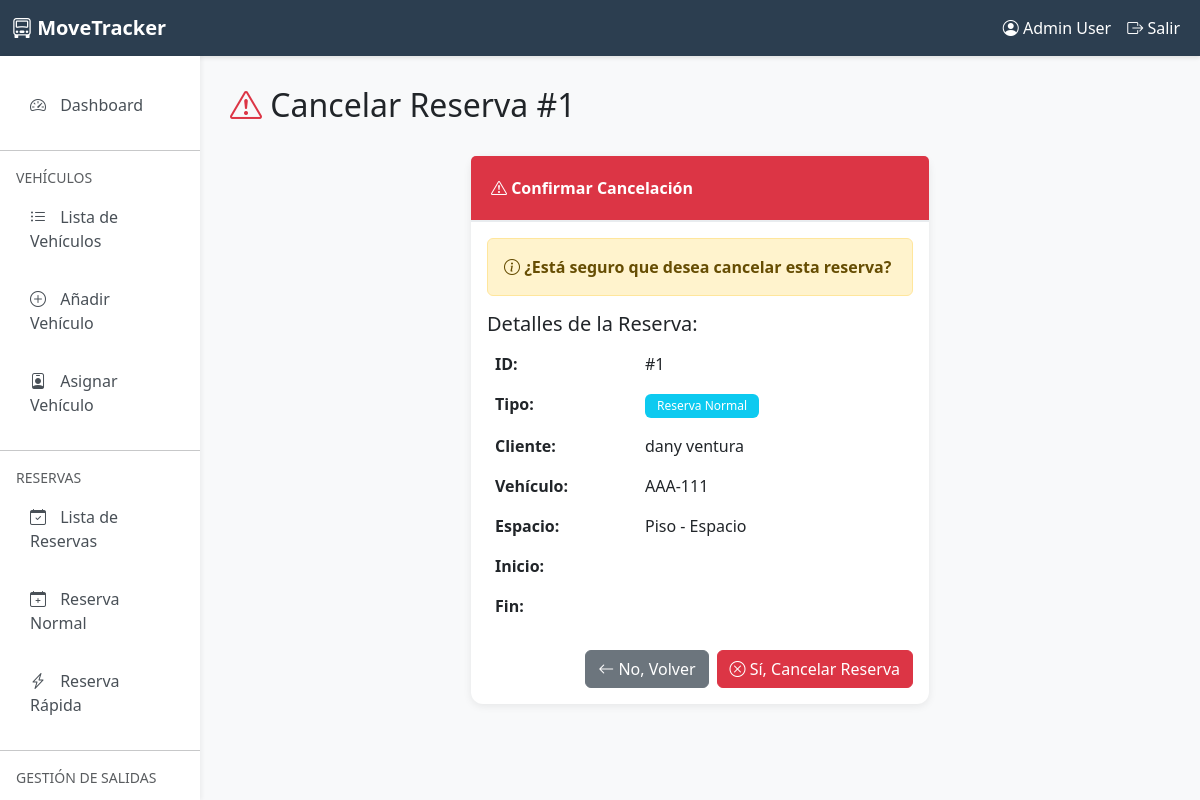
The app's page /parking/reservations/1/cancel/ (signed in) with its own data.
### user/models.py (models this page shows, shortened)
class User(AbstractUser):
    dni = models.CharField(max_length=10, blank=True, null=True, verbose_name='DNI')
    phone = models.CharField(max_length=15, blank=True, null=True, verbose_name='Teléfono')
    class Meta:
        verbose_name = 'Usuario'
        verbose_name_plural = 'Usuarios'
        db_table = 'auth_user'

### parking/models.py (models this page shows, shortened)
class ParkingReservation(models.Model):
    class ReservationStatus(models.TextChoices):
        PENDING = 'PENDING', 'Pendiente'
        CONFIRMED = 'CONFIRMED', 'Confirmado'
        CANCELLED = 'CANCELLED', 'Cancelado'
        COMPLETED = 'COMPLETED', 'Completado'
    user = models.ForeignKey(
        User,
        on_delete=models.CASCADE,
        related_name='parking_reservations',
        verbose_name='Usuario',
        null=True,
        blank=True,
        help_text='Usuario registrado. Dejar en blanco para reserva rápida/manual'
    )
    vehicle = models.ForeignKey(
        Vehicle,
        on_delete=models.CASCADE,
        related_name='reservations',
        verbose_name='Vehículo',
        null=True,
        blank=True,
        help_text='Vehículo registrado. Dejar en blanco para reserva rápida/manual'
    )
    customer_name = models.CharField(
        max_length=100,
        blank=True,
        verbose_name='Nombre del Cliente',
        help_text='Para reservas rápidas sin usuario registrado'
    )
    customer_phone = models.CharField(
        max_length=20,
        blank=True,
        verbose_name='Teléfono del Cliente',
        help_text='Para reservas rápidas sin usuario registrado'
    )
    customer_email = models.EmailField(
        blank=True,
        verbose_name='Email del Cliente',
        help_text='Para reservas rápidas sin usuario registrado'
    )
    vehicle_plate = models.CharField(
        max_length=20,
        blank=True,
        verbose_name='Placa del Vehículo',
        help_text='Para reservas rápidas sin vehículo registrado'
    )
    vehicle_type_temp = models.CharField(
        max_length=20,
        choices=VehicleType.choices,
        blank=True,
        verbose_name='Tipo de Vehículo (Temporal)',
        help_text='Para reservas rápidas sin vehículo registrado'
    )
    parking_space = models.ForeignKey(
        ParkingSpace,
        on_delete=models.CASCADE,
        related_name='reservations',
        null=True,
        blank=True,
        verbose_name='Espacio Asignado'
    )
    status = models.CharField(
        max_length=20,
        choices=ReservationStatus.choices,
        default=ReservationStatus.PENDING,
        verbose_name='Estado'
    )
    reservation_date = models.DateTimeField(
        verbose_name='Fecha de Reserva',
        help_text='Fecha y hora para la cual se reserva'
    )
    duration_minutes = models.PositiveIntegerField(
        verbose_name='Duración (minutos)',
        validators=[MinValueValidator(1)],
        default=60,
        help_text='Duración de la reserva en minutos'
    )
    is_quick_reservation = models.BooleanField(
        default=False,
        verbose_name='Reserva Rápida',
        help_text='Indica si es una reserva rápida/manual sin usuario registrado'
    )
    notes = models.TextField(blank=True, verbose_name='Notas')
    created_by = models.ForeignKey(
        User,
        on_delete=models.SET_NULL,
        null=True,
        blank=True,
        related_name='reservations_created',
        verbose_name='Creado por',
        help_text='Trabajador o admin que creó la reserva'
    )
    created_at = models.DateTimeField(auto_now_add=True, verbose_name='Fecha de Creación')
    updated_at = models.DateTimeField(auto_now=True, verbose_name='Última Actualización')
    class Meta:
        verbose_name = 'Reserva de Estacionamiento'
        verbose_name_plural = 'Reservas de Estacionamiento'
        ordering = ['-reservation_date']
        indexes = [
            models.Index(fields=['status', 'reservation_date']),
            models.Index(fields=['user', 'status']),
            models.Index(fields=['is_quick_reservation', 'status']),
        ]

class Vehicle(models.Model):
    owner = models.ForeignKey(
        User,
        on_delete=models.CASCADE,
        related_name='vehicles',
        verbose_name='Propietario',
        null=True,
        blank=True
    )
    vehicle_type = models.CharField(
        max_length=20,
        choices=VehicleType.choices,
        verbose_name='Tipo de Vehículo'
    )
    brand = models.CharField(
        max_length=50,
        null=True,
        blank=True,
        verbose_name='Marca',
        help_text='Marca del vehículo (opcional)'
    )
    model = models.CharField(
        max_length=50,
        null=True,
        blank=True,
        verbose_name='Modelo',
        help_text='Modelo del vehículo (opcional)'
    )
    year = models.PositiveIntegerField(
        null=True,
        blank=True,
        verbose_name='Año',
        validators=[MinValueValidator(1900), MaxValueValidator(2100)],
        help_text='Año de fabricación (opcional)'
    )
    color = models.CharField(max_length=30, verbose_name='Color')
    license_plate = models.CharField(
        max_length=20,
        unique=True,
        verbose_name='Placa',
        help_text='Número de placa del vehículo'
    )
    is_active = models.BooleanField(default=True, verbose_name='Activo')
    created_at = models.DateTimeField(auto_now_add=True, verbose_name='Fecha de Registro')
    updated_at = models.DateTimeField(auto_now=True, verbose_name='Última Actualización')
    registered_by = models.ForeignKey(
        User,
        on_delete=models.SET_NULL,
        null=True,
        related_name='registered_vehicles',
        verbose_name='Registrado por'
    )
    class Meta:
        verbose_name = 'Vehículo'
        verbose_name_plural = 'Vehículos'
        ordering = ['-created_at']
        indexes = [
            models.Index(fields=['license_plate']),
            models.Index(fields=['owner', 'is_active']),
        ]

### parking/views.py (the view)
# urls.py: path('reservations/<int:pk>/cancel/', views.cancel_reservation, name='cancel_reservation'),
@login_required
@user_passes_test(is_admin_or_worker, login_url='user:login')
def cancel_reservation(request, pk):
    reservation = get_object_or_404(ParkingReservation, pk=pk)
    if request.method == 'POST':
        reservation.status = ParkingReservation.ReservationStatus.CANCELLED
        reservation.save()
        messages.success(request, f'Reserva #{reservation.id} cancelada exitosamente.')
        return redirect('parking:reservation_list')
    context = {
        'reservation': reservation,
        'title': f'Cancelar Reserva #{reservation.id}'
    }
    return render(request, 'parking/reservation_cancel.html', context)

### parking/views.py (called while the page is built)
def is_admin_or_worker(user):
    if not user.is_authenticated:
        return False
    if user.is_superuser:
        return True
    if hasattr(user, 'role'):
        return user.role in ['ADMIN', 'WORKER']
    return user.is_staff

### parking/templates/parking/reservation_cancel.html (shortened to what this page needs)
{% extends 'parking/base.html' %}
{% block content %}
<div class="row mb-4">
    <div class="col-12">
        <h2><i class="bi bi-exclamation-triangle text-danger"></i> {{ title }}</h2>
    </div>
</div>
<div class="row">
    <div class="col-md-6 mx-auto">
        <div class="card border-danger">
            <div class="card-header bg-danger text-white">
                <i class="bi bi-exclamation-triangle"></i> Confirmar Cancelación
            </div>
            <div class="card-body">
                <div class="alert alert-warning">
                    <i class="bi bi-info-circle"></i>
                    <strong>¿Está seguro que desea cancelar esta reserva?</strong>
                </div>
                <h5>Detalles de la Reserva:</h5>
                <table class="table table-borderless">
                    <tr>
                        <td width="150"><strong>ID:</strong></td>
                        <td>#{{ reservation.id }}</td>
                    </tr>
                    <tr>
                        <td><strong>Tipo:</strong></td>
                        <td>
                            {% if reservation.is_quick_reservation %}
                                <span class="badge bg-warning text-dark">Reserva Rápida</span>
                            {% else %}
                                <span class="badge bg-info">Reserva Normal</span>
                            {% endif %}
                        </td>
                    </tr>
                    <tr>
                        <td><strong>Cliente:</strong></td>
                        <td>
                            {% if reservation.is_quick_reservation %}
                                {{ reservation.customer_name }}
                            {% else %}
                                {{ reservation.vehicle.owner.get_full_name|default:reservation.vehicle.owner.username }}
                            {% endif %}
                        </td>
                    </tr>
                    <tr>
                        <td><strong>Vehículo:</strong></td>
                        <td>
                            {% if reservation.is_quick_reservation %}
                                {{ reservation.vehicle_plate }}
                            {% else %}
                                {{ reservation.vehicle.license_plate }}
                            {% endif %}
                        </td>
                    </tr>
                    <tr>
                        <td><strong>Espacio:</strong></td>
                        <td>Piso {{ reservation.reserved_space.floor.floor_number }} - Espacio {{ reservation.reserved_space.space_number }}</td>
                    </tr>
                    <tr>
                        <td><strong>Inicio:</strong></td>
                        <td>{{ reservation.start_datetime|date:"d/m/Y H:i" }}</td>
                    </tr>
                    <tr>
                        <td><strong>Fin:</strong></td>
                        <td>{{ reservation.end_datetime|date:"d/m/Y H:i" }}</td>
                    </tr>
                </table>
                <form method="post">
                    <div class="d-grid gap-2 d-md-flex justify-content-md-end mt-4">
                        <a href="{% url 'parking:reservation_detail' reservation.id %}" class="btn btn-secondary">
                            <i class="bi bi-arrow-left"></i> No, Volver
                        </a>
                        <button type="submit" class="btn btn-danger">
                            <i class="bi bi-x-circle"></i> Sí, Cancelar Reserva
                        </button>
                    </div>
                </form>
            </div>
        </div>
    </div>
</div>
{% endblock %}

### parking/templates/parking/base.html (shortened to what this page needs)
{% load static %}
<!DOCTYPE html>
<html lang="es">
<head>
    <link href="https://cdn.jsdelivr.net/npm/bootstrap@5.3.0/dist/css/bootstrap.min.css" rel="stylesheet">
    <link rel="stylesheet" href="https://cdn.jsdelivr.net/npm/bootstrap-icons@1.10.0/font/bootstrap-icons.css">
</head>
<body>
    <nav class="navbar navbar-expand-lg navbar-dark">
        <div class="container-fluid">
            <a class="navbar-brand" href="{% url 'parking:dashboard' %}">
                <i class="bi bi-truck-front"></i> MoveTracker
            </a>
            <div class="collapse navbar-collapse" id="navbarNav">
                <ul class="navbar-nav ms-auto">
                    <li class="nav-item">
                        <a class="nav-link text-white" href="#">
                            <i class="bi bi-person-circle"></i> {{ user.get_full_name|default:user.username }}
                        </a>
                    </li>
                    <li class="nav-item">
                        <form method="post" action="{% url 'logout' %}" style="display: inline;">
                            <button type="submit" class="nav-link text-white bg-transparent border-0" style="cursor: pointer;">
                                <i class="bi bi-box-arrow-right"></i> Salir
                            </button>
                        </form>
                    </li>
                </ul>
            </div>
        </div>
    </nav>
    <div class="container-fluid">
        <div class="row">
            <nav class="col-md-2 d-md-block sidebar">
                <div class="nav flex-column">
                    <a class="nav-link {% if request.resolver_match.url_name == 'dashboard' %}active{% endif %}"
                       href="{% url 'parking:dashboard' %}">
                        <i class="bi bi-speedometer2"></i> Dashboard
                    </a>
                    <hr>
                    <small class="text-muted px-3">VEHÍCULOS</small>
                    <a class="nav-link {% if request.resolver_match.url_name == 'vehicle_list' %}active{% endif %}"
                       href="{% url 'parking:vehicle_list' %}">
                        <i class="bi bi-list-ul"></i> Lista de Vehículos
                    </a>
                    <a class="nav-link {% if request.resolver_match.url_name == 'add_vehicle' %}active{% endif %}"
                       href="{% url 'parking:add_vehicle' %}">
                        <i class="bi bi-plus-circle"></i> Añadir Vehículo
                    </a>
                    <a class="nav-link {% if request.resolver_match.url_name == 'assign_vehicle' %}active{% endif %}"
                       href="{% url 'parking:assign_vehicle' %}">
                        <i class="bi bi-person-badge"></i> Asignar Vehículo
                    </a>
                    <hr>
                    <small class="text-muted px-3">RESERVAS</small>
                    <a class="nav-link {% if request.resolver_match.url_name == 'reservation_list' %}active{% endif %}"
                       href="{% url 'parking:reservation_list' %}">
                        <i class="bi bi-calendar-check"></i> Lista de Reservas
                    </a>
                    <a class="nav-link {% if request.resolver_match.url_name == 'normal_reservation' %}active{% endif %}"
                       href="{% url 'parking:normal_reservation' %}">
                        <i class="bi bi-calendar-plus"></i> Reserva Normal
                    </a>
                    <a class="nav-link {% if request.resolver_match.url_name == 'quick_reservation' %}active{% endif %}"
                       href="{% url 'parking:quick_reservation' %}">
                        <i class="bi bi-lightning-charge"></i> Reserva Rápida
                    </a>
                    <hr>
                    <small class="text-muted px-3">GESTIÓN DE SALIDAS</small>
                    <a class="nav-link {% if request.resolver_match.url_name == 'assignment_list' %}active{% endif %}"
                       href="{% url 'parking:assignment_list' %}">
                    </a>
                </div>
            </nav>
            <main class="col-md-10 ms-sm-auto content-wrapper">
                {% block content %}{% endblock %}
            </main>
        </div>
    </div>
</body>
</html>

### parking/templates/parking/base.html (style rules this page uses)
:root { --primary-color: #2c3e50; --secondary-color: #3498db; --success-color: #27ae60; --danger-color: #e74c3c; --warning-color: #f39c12; --info-color: #16a085; }
body { background-color: #f8f9fa; font-family: 'Segoe UI', Tahoma, Geneva, Verdana, sans-serif; }
.navbar { background-color: var(--primary-color); box-shadow: 0 2px 4px rgba(0,0,0,0.1); }
.navbar-brand { font-weight: bold; color: white !important; }
.sidebar { height: calc(100vh - 56px); position: sticky; top: 56px; overflow-y: auto; scrollbar-width: none; -ms-overflow-style: none; background-color: white; box-shadow: 2px 0 4px rgba(0,0,0,0.05); padding: 20px 0; }
.sidebar .nav-link { color: #495057; padding: 12px 20px; margin: 5px 10px; border-radius: 8px; transition: all 0.3s; }
.sidebar .nav-link i { margin-right: 10px; width: 20px; text-align: center; }
.content-wrapper { padding: 30px; }
.card { border: none; border-radius: 12px; box-shadow: 0 2px 8px rgba(0,0,0,0.08); margin-bottom: 20px; }
.card-header { background-color: white; border-bottom: 2px solid #e9ecef; padding: 20px; font-weight: 600; color: var(--primary-color); }
.badge { padding: 6px 12px; font-weight: 500; }

### records on screen
ParkingReservation: id "1", vehicle.owner.get_full_name "dany ventura", vehicle.license_plate "AAA-111"

### other values on screen
{{ user.get_full_name|default:user.username }} "Admin User"
{{ title }} "Cancelar Reserva #1"
